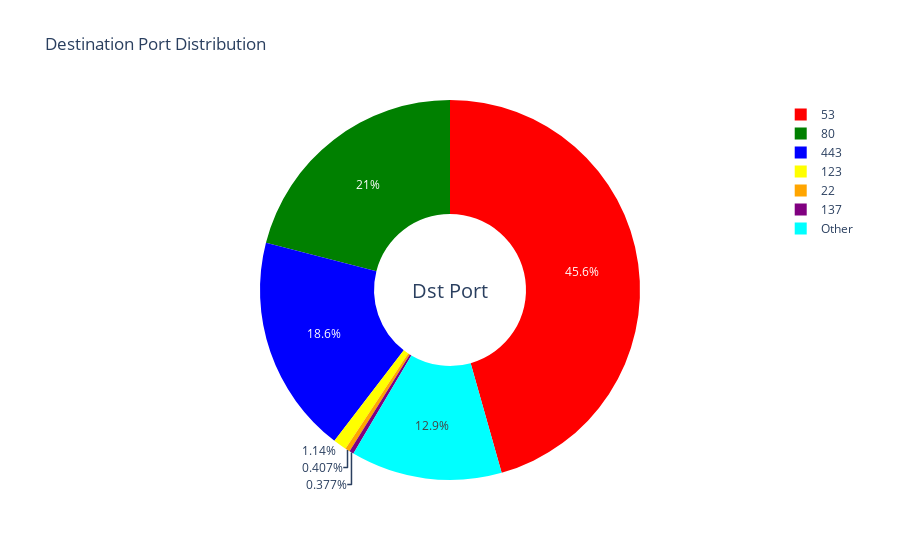

The notebook cell this image was saved under:
### Code cell
# Ensure 'Dst Port' is of type string
full_df['Dst Port'] = full_df['Dst Port'].astype('str')

# Count the frequency of each 'Dst Port'
dst_port_counts = full_df['Dst Port'].value_counts()

# Define the number of top ports to display
top_n = 6

# Get the top N ports
top_ports = dst_port_counts.nlargest(top_n)

# Calculate the sum of the remaining ports
other_count = dst_port_counts.iloc[top_n:].sum()

# Append the 'Other' category using pd.concat
if other_count > 0:
    other_series = pd.Series({'Other': other_count})
    top_ports = pd.concat([top_ports, other_series])

# Extract labels and sizes
labels = top_ports.index.tolist()
sizes = top_ports.values.tolist()

# Define colors (optional)
colors = [
    'red', 'green', 'blue', 'yellow', 'orange',
    'purple', 'cyan', 'magenta', 'lime', 'pink', 'grey'
]

# Create the Donut Chart
fig = go.Figure(data=[go.Pie(
    labels=labels,
    values=sizes,
    hole=0.4,  # Size of the donut hole
    marker=dict(colors=colors[:len(labels)]),  # Assign colors
    hoverinfo='label+percent+value',  # Information on hover
    textinfo='percent',  # Display percentage on the chart
    sort=False  # Disable sorting to maintain the order
)])

# Update layout for better appearance
fig.update_layout(
    title_text='Destination Port Distribution',
    annotations=[dict(text='Dst Port', x=0.5, y=0.5, font_size=20, showarrow=False)],
    showlegend=True  # Display legend
)

# Display the chart
fig.show()

### Figure 1 — Plotly figure (JSON) as saved in the notebook; plotly's stock layout.template omitted (floating-point values rounded to 4 significant figures)
{"data": [{"hole": 0.4, "hoverinfo": "label+percent+value", "labels": ["53", "80", "443", "123", "22", "137", "Other"], "marker": {"colors": ["red", "green", "blue", "yellow", "orange", "purple", "cyan"]}, "sort": false, "textinfo": "percent", "type": "pie", "values": [957982, 441133, 390267, 23879, 8548, 7916, 270251]}], "layout": {"annotations": [{"font": {"size": 20}, "showarrow": false, "text": "Dst Port", "x": 0.5, "y": 0.5}], "showlegend": true, "title": {"text": "Destination Port Distribution"}}}
